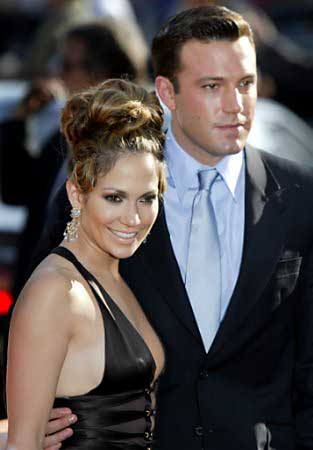
#> input picture 实验报告/实验5-目标检测/big/img_1289.jpg, 313 x 450 px
$ python main.py
#> lines starting #> are read from the running program, lines starting #| are printed output that depends on the picture; after the words box and inside, x2 and y2 are one past the last pixel; in counts of white or black regions, pixels touching at a corner belong together
import cv2

# 加载分类器
face_cascade = cv2.CascadeClassifier(cv2.data.haarcascades + 'haarcascade_frontalface_default.xml')

# 加载图像
img = cv2.imread('./big/img_1289.jpg')
#> img is the input picture: shape (450, 313, 3); mean B, G, R 76.4, 77, 83.3

# 转换为灰度图像
gray = cv2.cvtColor(img, cv2.COLOR_BGR2GRAY)
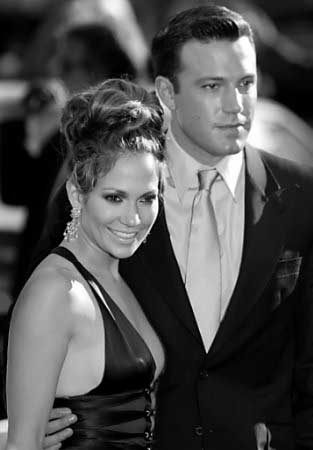
#> gray: shape (450, 313); min 0, max 255, mean 78.8

# 检测人脸
faces = face_cascade.detectMultiScale(gray, scaleFactor=1.3, minNeighbors=5)
#> faces = [[90, 170, 80, 80]]

# 绘制矩形框显示检测结果
for (x, y, w, h) in faces:
    cv2.rectangle(img, pt1=(x, y), pt2=(x + w, y + h), color=(0, 255, 0), thickness=2)
#> this loop made 1 pass
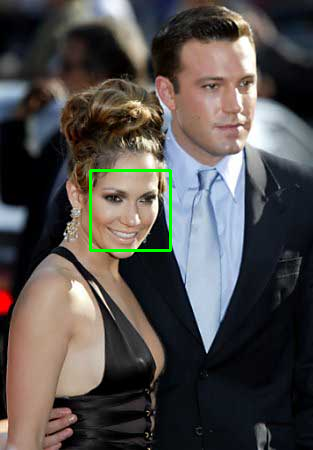
#> img: shape (450, 313, 3); 0.68% of pixels changed, all inside (x1, y1, x2, y2) = (89, 169, 172, 252)

# 显示检测结果
cv2.imshow('image', img)
cv2.waitKey(0)
cv2.destroyAllWindows()

$ run again, with 实验报告/实验5-目标检测/big/img_1047.jpg copied over 实验报告/实验5-目标检测/big/img_1289.jpg
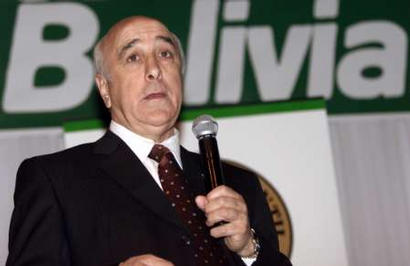
#> input picture 实验报告/实验5-目标检测/big/img_1047.jpg, 410 x 266 px
#> img is the input picture: shape (266, 410, 3); mean B, G, R 104.6, 107.5, 111.2
#> `gray = cv2.cvtColor(img, cv2.COLOR_BGR2GRAY)`:
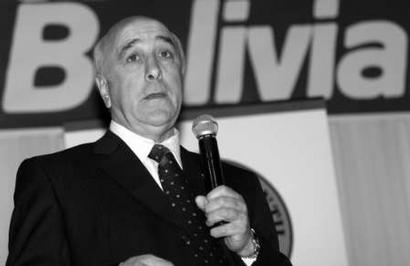
#> gray: shape (266, 410); min 0, max 255, mean 108.2
#> faces = [[97, 17, 101, 101]]
#> the loop `for (x, y, w, h) in faces:` made 1 pass
#> after the loop `for (x, y, w, h) in faces:`:
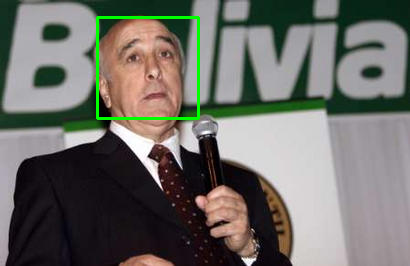
#> img: shape (266, 410, 3); 1.11% of pixels changed, all inside (x1, y1, x2, y2) = (96, 16, 200, 120)

$ run again, with 实验报告/实验5-目标检测/big/img_1048.jpg copied over 实验报告/实验5-目标检测/big/img_1289.jpg
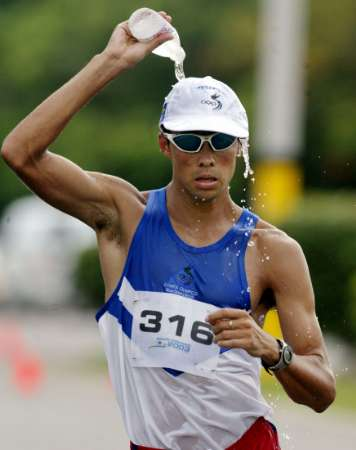
#> input picture 实验报告/实验5-目标检测/big/img_1048.jpg, 356 x 450 px
#> img is the input picture: shape (450, 356, 3); mean B, G, R 102.5, 118.8, 121.7
#> `gray = cv2.cvtColor(img, cv2.COLOR_BGR2GRAY)`:
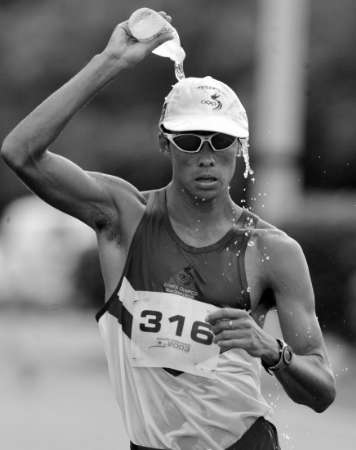
#> gray: shape (450, 356); min 0, max 255, mean 117.8
#> faces = ()

$ run again, with 实验报告/实验5-目标检测/big/img_1050.jpg copied over 实验报告/实验5-目标检测/big/img_1289.jpg
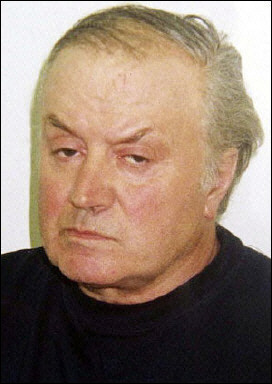
#> input picture 实验报告/实验5-目标检测/big/img_1050.jpg, 272 x 384 px
#> img is the input picture: shape (384, 272, 3); mean B, G, R 109.3, 125, 145.8
#> `gray = cv2.cvtColor(img, cv2.COLOR_BGR2GRAY)`:
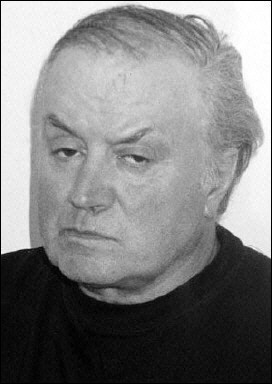
#> gray: shape (384, 272); min 0, max 255, mean 129.4
#> faces = [[16, 87, 166, 166]]
#> the loop `for (x, y, w, h) in faces:` made 1 pass
#> after the loop `for (x, y, w, h) in faces:`:
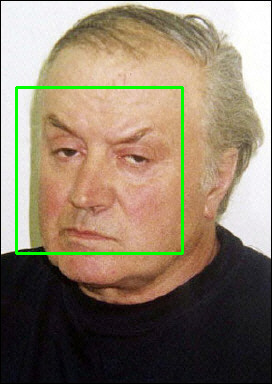
#> img: shape (384, 272, 3); 1.9% of pixels changed, all inside (x1, y1, x2, y2) = (15, 86, 184, 255)
